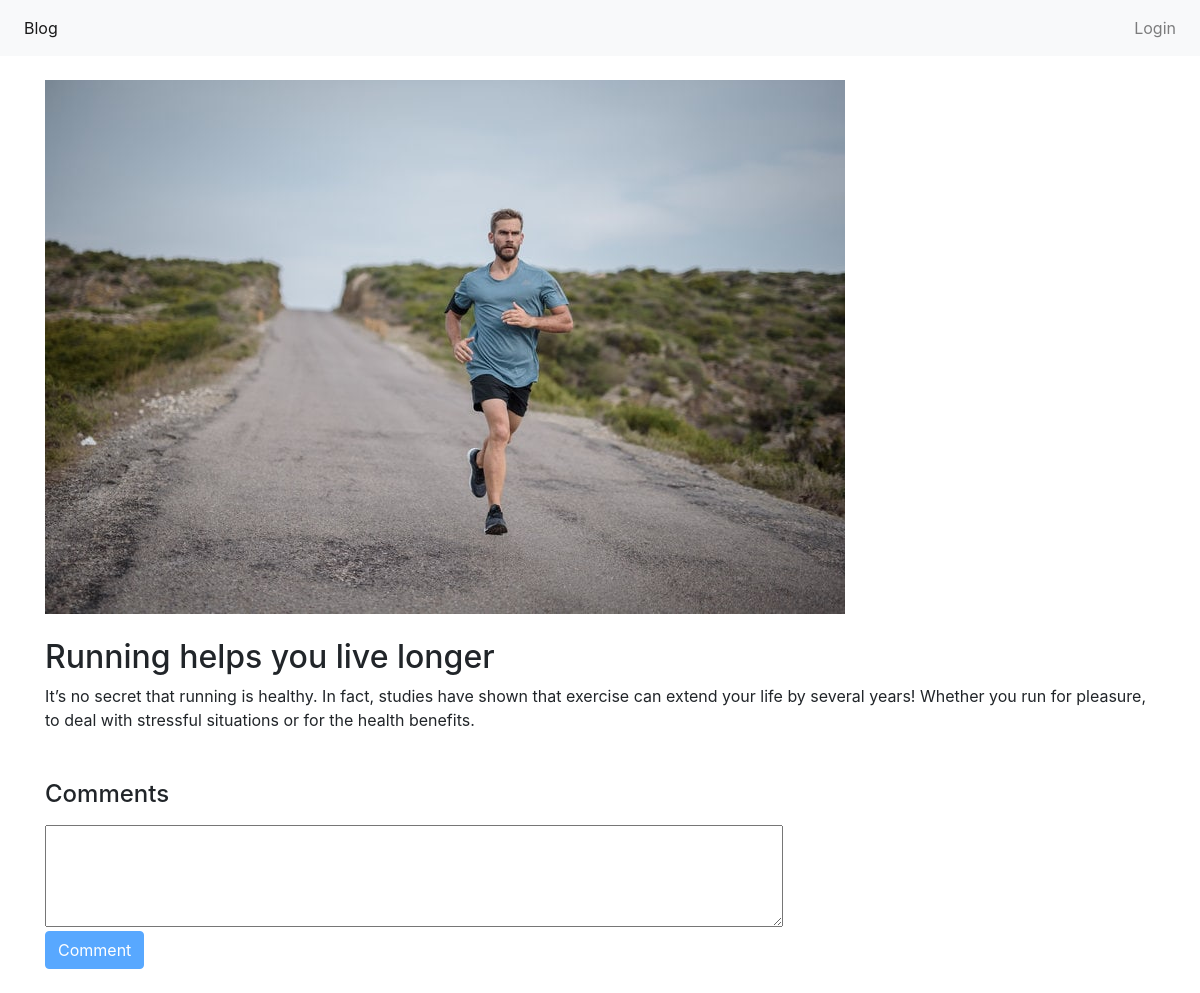
Screenshot of /single_post.php?post-slug=running-live-longer with the database file from the repository.
### tables this page shows
CREATE TABLE `posts` (
  `id` int NOT NULL,
  `title` varchar(255) NOT NULL,
  `slug` varchar(255) NOT NULL,
  `image` varchar(255) NOT NULL,
  `body` text NOT NULL,
  `published` tinyint(1) NOT NULL,
  `created_at` timestamp NOT NULL DEFAULT CURRENT_TIMESTAMP,
  `category` int NOT NULL
);

### includes/public_functions.php (called while the page is built, shortened)
<?php
function getPost($slug){
	global $mysqli;
	$post = null;
	$post_slug = $_GET['post-slug'];
	$sql = "SELECT * FROM posts WHERE slug='$post_slug' AND published=true";
	$result = $mysqli->query($sql);
	if($result)
		$post = $result->fetch_assoc();
	return $post;
}
?>

### single_post.php (the view, shortened to what this page needs)
<?php
$loggedin = true;
if(!isset($_SESSION["loggedin"]) || $_SESSION["loggedin"] !== true) {
    $loggedin = false;
};
?>
</head>
<!DOCTYPE html>
<html lang="it">
<head>
   <?php include (dirname(__FILE__).'/components/head.php');?>
   <?php require_once('config.php') ?>
   <?php require_once(ROOT_PATH .'/includes/public_functions.php') ?>
   <?php
	if (isset($_GET['post-slug'])) {
		$post = getPost($_GET['post-slug']);
	}
    ?>
</head>
<body>
<?php include (dirname(__FILE__).'/components/navbar.php');?>
<div class="container">
	<div class="content" >
		<div class="post-wrapper">
			<div class="full-post-div">
            <?php if ($post == null): ?>
                <h2 class="post-title">Sorry... This post doesn`t exist</h2>
			<?php elseif ($post['published'] == false): ?>
                <h2 class="post-title">Sorry... This post has not been published</h2>
			<?php else: ?>
                <img src="<?php echo '/images/' . $post['image']; ?>" class="post_image mt-4 mb-4" alt="">
				<h2 class="post-title"><?php echo $post['title']; ?></h2>
				<div class="post-body-div">
					<?php echo html_entity_decode($post['body']); ?>
				</div>
			<?php endif ?>
			</div>
			<div class="comments mt-5">
				<h4>Comments</h4>
				<form action="addcomment.php" method="post">
				<textarea class="mb-1 mt-2" id="textComment" name="textComment" rows="4" cols="70" required></textarea>
				<div class="mb-4">
					<input type="submit" class="btn btn-primary" value="Comment" <?php if(!$loggedin) echo "disabled"?>/>
				</div>
				</form>
			</div>
		</div>
	</div>
</div>

### style.css (style rules this page uses)
img { max-width: 80%; }

### rows the page displays
posts: image (picture), title "Running helps you live longer", body "It’s no secret that running is healthy. In fact, studies have shown that exercise can extend your life by several years! Whether you run for pleasure, to deal with stressful situations or for the health benefits."
